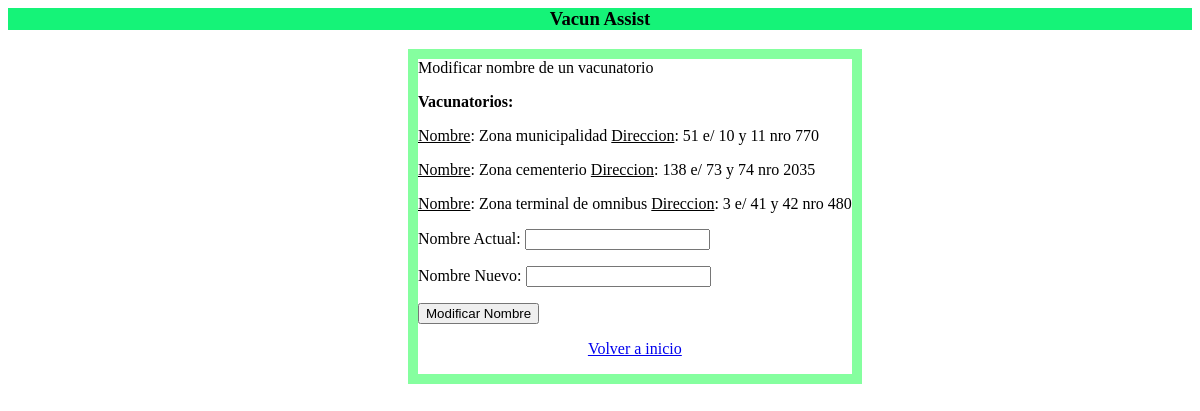
The app's page /mod_nombre, older data.
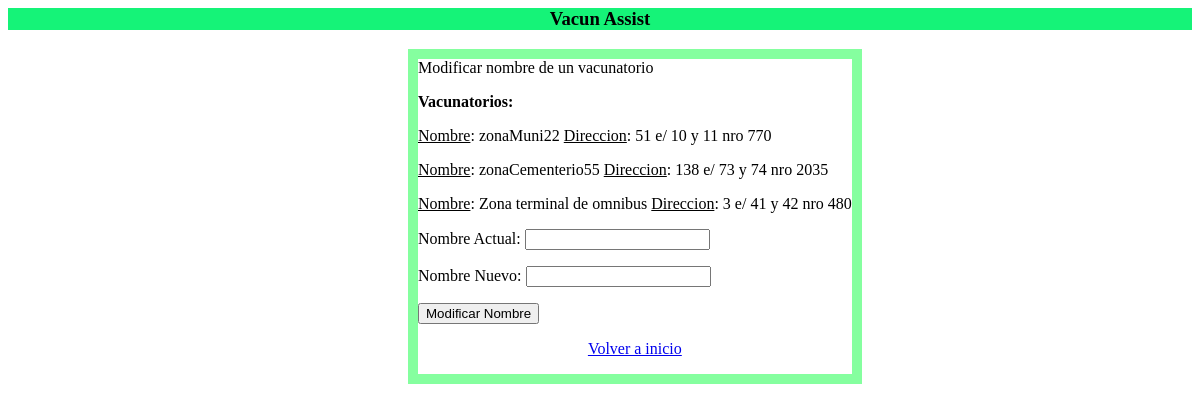
The same page, newer data.
### api_gestion_usuarios/models.py (models this page shows, shortened)
class Vacunatorio(models.Model):
    nombre=models.CharField(max_length=60)
    direccion=models.CharField(max_length=60)

### api_gestion_usuarios/views.py (the view, shortened to what this page needs)
# urls.py: path('mod_nombre', modificar_nombre_vacunatorio,name='mod_nombre'),
def modificar_nombre_vacunatorio(request):
    vacunatorios_lista=Vacunatorio.objects.filter()
    return render(request, "gestion_admin/modificar_nombre.html", {"vacunatorios":vacunatorios_lista})

### api_gestion_usuarios/templates/gestion_admin/modificar_nombre.html (shortened to what this page needs)
{% extends "gestion_usuarios/base.html" %}
{% block content %}
<html>
    <body >
        <form action="/mod_nombre" method="POST"> {% csrf_token %}
        <span style="float: left; border: solid 10px hsl(133, 100%, 76%); margin-left: 400px;text-align: left">
        Modificar nombre de un vacunatorio
        <p> <b> Vacunatorios: </b></p>
        {% for vacun in vacunatorios %}
            <p> <u>Nombre</u>: {{vacun.nombre}} <u>Direccion</u>: {{vacun.direccion}} </p>
        {% endfor %}
        <p>
            Nombre Actual: <input type="text" name="nombre_actual">
        </p>
        <p>
            Nombre Nuevo: <input type="text" name="nombre">
        </p>
        <input type="submit" value="Modificar Nombre">
        <p style="text-align:center">
            <a href="{% url 'inicio_admin' %}">
                Volver a inicio
            </a>
        </p>
    </span>
</form>
    </body>
</html>
{% endblock %}

### api_gestion_usuarios/templates/gestion_usuarios/base.html
<html>
    <head>
        <h3 class="site-heading text-white d-none d-lg-block, font-family: 'Open Sans';
        font-size: 14px;
        color: #ccc;
        line-height: 18px;
        margin-bottom: 20px"
        style="text-align:center; background-color: rgb(21, 243, 120)">
        Vacun Assist
        </h3>
</head>
<body>
    <div style= "text-align: right; margin-right: 100px;">
    {% block content %}
    {% endblock %}
</body>
</html>

Row changes from the older to the newer data that the page shows:
changed Vacunatorio "51 e/ 10 y 11 nro 770": nombre "Zona municipalidad" → "zonaMuni22"
changed Vacunatorio: nombre "Zona cementerio" → "zonaCementerio55"
